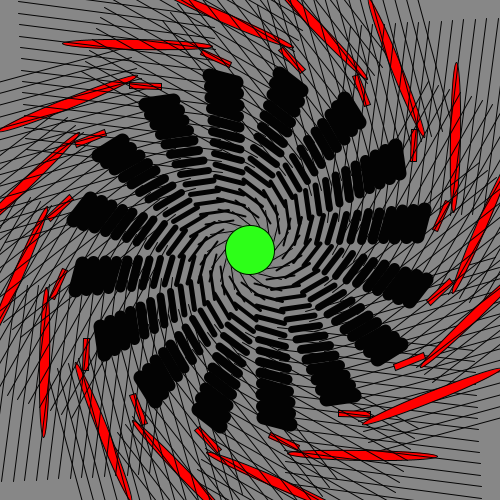
Frame 1 (no input)
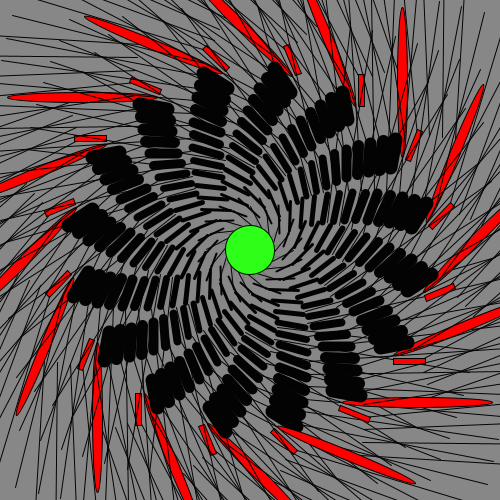
Frame 60 (the mouse pressed at the canvas centre just before this capture)
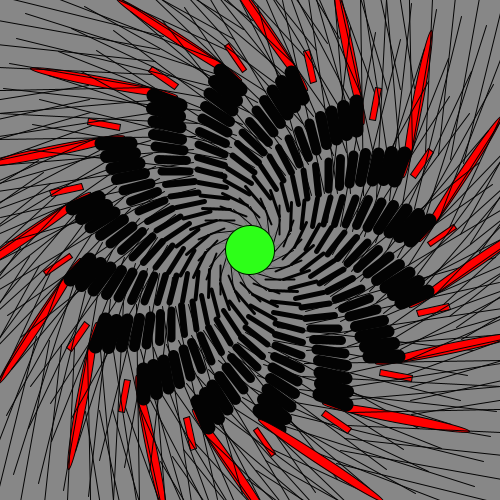
Frame 120 (the mouse held since frame 60 and released just before this capture)

The Processing sketch that drew these frames (run headless with seeded random() and noise(); from frame 60 on, the mouse is pressed at the canvas centre):

// Processing sketch: processing_2273
// ── processing_2273.pde

/*
Alba G. Corral - 2009
 Titulo: oscilaciones matrix
 Descripción:
 este sketch nos sirve para ver otra utilizad de la pila de matrices:
 El uso conjunto de glPushMatrix y glPopMatrix permite almacenar estados 
 intermedios de la transformación en la pila y 
 recuperarlos posteriormente.
 
 La trigonometría nos sirve para oscilar entre varios valores. un seno o un coseno
 siempre oscilara entre valores decimales entre -1 y 1. Por ahora con esto nos basta para poder
 utilizarlo en el movimiento de la flor
 */
 float x = 250;   // x location of square
float y = 250;     // y location of square

float speed = 0;   // speed of square

// A new variable, for gravity (i.e. acceleration).   
// We use a relatively small number (0.1) because this accelerations accumulates over time, increasing the speed.   
// Try changing this number to 2.0 and see what happens.
float gravity = 0.1;
float inc = 0.0;//incremento de angulo
float dim = 50; //diametro de la ellipse central

boolean isBackGround = true;
boolean isFade = false;
int LONGITUD = 15;
int NUM_TALLOS = 16;
void setup() {
  size(500,500);

  smooth();
}
void draw() {

  if ( isBackGround  == true){ 
    background(135);
  } //equivalente a  if ( isBackGround ){ background(255);}
  if (isFade) hazFade();
  inc += 0.015;
  //float angle = sin(inc) / 10.0 ;
  float angle = sin(inc) /15.0 ;
  translate(width/2,height/2); //trasladamos nuestro punto 0,0 de coordenadas a la mitad de la pantalla
  for (int i = 0; i < NUM_TALLOS; i++) { // UN LOOP! que será esto? repite el bloque entre corchetes tantas veces como se cumpla la condicion de en medio
    tail(5,dim/5, LONGITUD, angle); // llamamos a la funcion tal con 4 parametros
    rotate(PI*2/NUM_TALLOS); // rotamos nuestra pantalla PI/4
  }
  fill(45,255,24);
  ellipse(0,0,dim,dim);
}
void tail(float x,float y, int units, float angle) {
  pushMatrix();
  translate(x, x);
  for (int i =0 ; i < units; i++) { // loop decreciente, 
    strokeWeight(i);
    stroke(3);//
    line(30, 0, 2, 4);
    strokeWeight(1);
    line(240,2,50,56);
    translate(5, 10); //translate(0, 4); interesante
    rotate(angle);
  }
  fill(255,0,0);
  ellipse(34,49,150,10);
  rect(y,x,32,6);
 
  popMatrix();
}

void hazFade(){
  isBackGround = false;
  fill(222,250);
  noStroke();
  rect(y,x,width,height);
}

void keyPressed() {
  switch(key) {
  case '+': 
    println("has pulsado la tecla +");
    break;
  case '-': 
    println("has pulsado la tecla -");
    break;

  case 'F': 
  case 'f':
    isFade = !isFade;
    break;
  case 's': 
  case 'S': 
    println("salvamos IMAGEN");
    save("out/filename-"+frameCount+".png");
    break;

  case 'b': 
  case 'B': 
    isBackGround =! isBackGround;

    break;
  }
}
